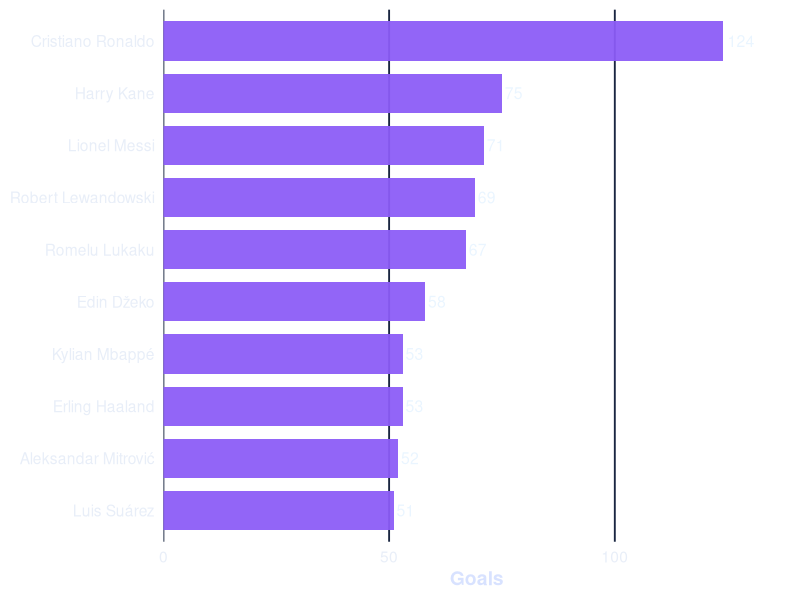
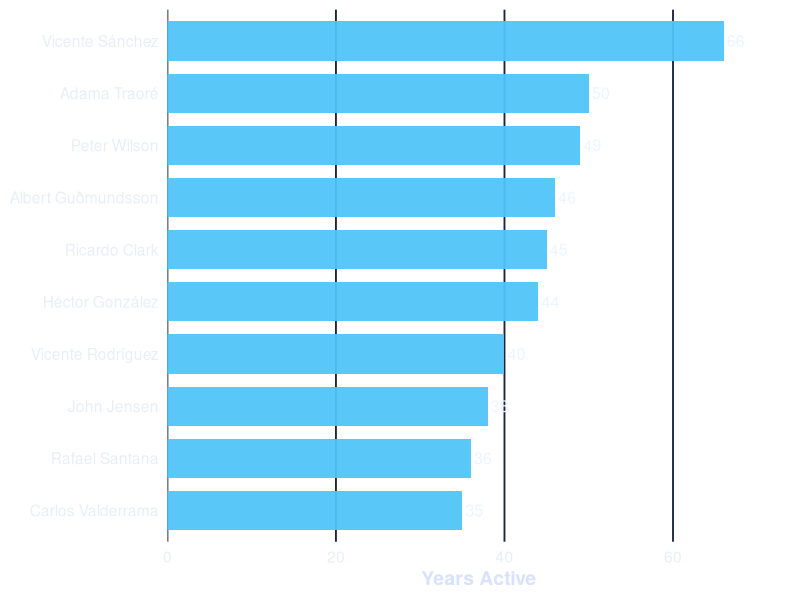
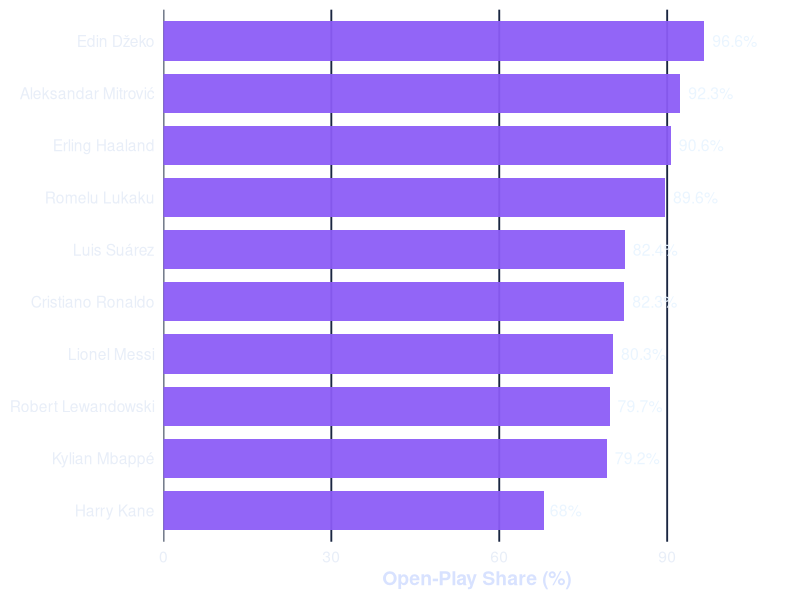

Reproduce these figures in R, in order.
## ---- chunk 1
      #| echo: false
      #| warning: false
      #| message: false
      library(dplyr)
      library(readr)
      library(ggplot2)
      library(forcats)

      clean_goals <- read_csv("goalscorers_cleaned.csv", show_col_types = FALSE)
      ranked_scorers <- clean_goals |>
        filter(!is.na(scorer)) |>
        count(scorer, name = "total_goals", sort = TRUE) |>
        head(10)

      ggplot(ranked_scorers, aes(x = fct_reorder(scorer, total_goals), y = total_goals)) +
        geom_col(fill = "#8B5CF6", width = 0.75, alpha = 0.94) +
        geom_text(aes(label = total_goals), hjust = -0.16, size = 4, color = "#EAF5FF") +
        coord_flip() +
        theme_minimal(base_size = 14) +
        scale_y_continuous(expand = expansion(mult = c(0, 0.12))) +
        labs(title = NULL, x = NULL, y = "Goals") +
        theme(
          plot.background = element_rect(fill = "transparent", color = NA),
          panel.background = element_rect(fill = "transparent", color = NA),
          axis.text = element_text(color = "#E8EEF8"),
          axis.title = element_text(color = "#D8E2FF", face = "bold"),
          panel.grid.major.y = element_blank(),
          panel.grid.minor = element_blank(),
          panel.grid.major.x = element_line(color = "#1A2641"),
          legend.position = "none"
        )
## ---- chunk 2
      #| echo: false
      #| warning: false
      #| message: false
      longevity <- clean_goals |>
        filter(!is.na(scorer), !is.na(year)) |>
        group_by(scorer) |>
        summarise(
          first_year = min(year),
          last_year = max(year),
          years_active = last_year - first_year + 1,
          .groups = "drop"
        ) |>
        arrange(desc(years_active)) |>
        head(10)

      ggplot(longevity, aes(x = fct_reorder(scorer, years_active), y = years_active)) +
        geom_col(fill = "#4FC3F7", width = 0.75, alpha = 0.94) +
        geom_text(aes(label = years_active), hjust = -0.18, size = 4, color = "#EAF5FF") +
        coord_flip() +
        theme_minimal(base_size = 14) +
        scale_y_continuous(expand = expansion(mult = c(0, 0.12))) +
        labs(title = NULL, x = NULL, y = "Years Active") +
        theme(
          plot.background = element_rect(fill = "transparent", color = NA),
          panel.background = element_rect(fill = "transparent", color = NA),
          axis.text = element_text(color = "#E8EEF8"),
          axis.title = element_text(color = "#D8E2FF", face = "bold"),
          panel.grid.major.y = element_blank(),
          panel.grid.minor = element_blank(),
          panel.grid.major.x = element_line(color = "#1A2641"),
          legend.position = "none"
        )
## ---- chunk 3
      #| echo: false
      #| warning: false
      #| message: false
      top_scorers <- clean_goals |>
        filter(!is.na(scorer)) |>
        count(scorer, name = "total_goals", sort = TRUE) |>
        head(10)

      style_summary <- clean_goals |>
        filter(!is.na(scorer), !is.na(goal_type), scorer %in% top_scorers$scorer) |>
        count(scorer, goal_type, name = "goals") |>
        group_by(scorer) |>
        mutate(total_goals = sum(goals)) |>
        ungroup() |>
        filter(goal_type == "Open Play") |>
        mutate(open_play_share = round(100 * goals / total_goals, 1)) |>
        arrange(desc(open_play_share))

      ggplot(style_summary, aes(x = fct_reorder(scorer, open_play_share), y = open_play_share)) +
        geom_col(fill = "#8B5CF6", width = 0.75, alpha = 0.94) +
        geom_text(aes(label = paste0(open_play_share, "%")), hjust = -0.18, size = 4, color = "#EAF5FF") +
        coord_flip() +
        theme_minimal(base_size = 14) +
        scale_y_continuous(expand = expansion(mult = c(0, 0.12)), limits = c(0, 100)) +
        labs(title = NULL, x = NULL, y = "Open-Play Share (%)") +
        theme(
          plot.background = element_rect(fill = "transparent", color = NA),
          panel.background = element_rect(fill = "transparent", color = NA),
          axis.text = element_text(color = "#E8EEF8"),
          axis.title = element_text(color = "#D8E2FF", face = "bold"),
          panel.grid.major.y = element_blank(),
          panel.grid.minor = element_blank(),
          panel.grid.major.x = element_line(color = "#1A2641"),
          legend.position = "none"
        )
